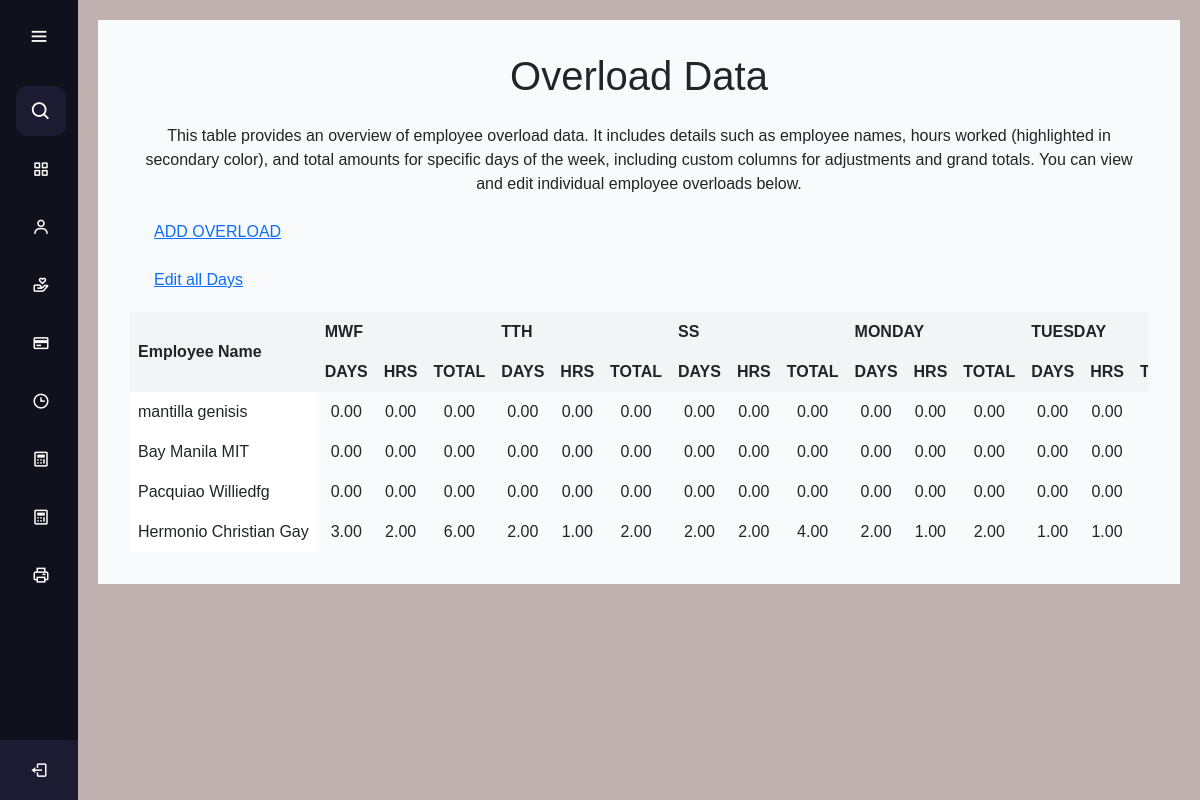
The app's page /manage_overload.php, older data.
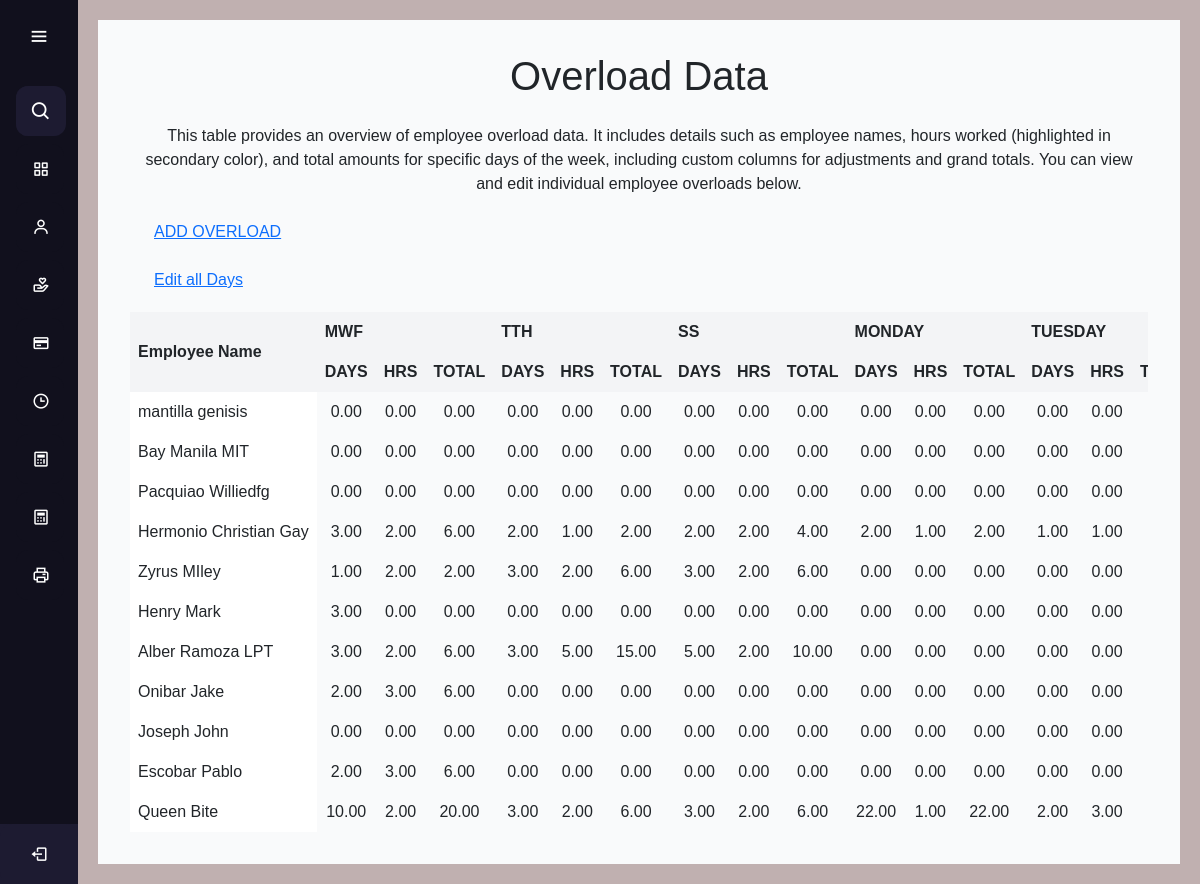
The same page, newer data.
### tables this page shows
CREATE TABLE `overload` (
  `overload_id` int(11) NOT NULL,
  `employee_id` int(11) NOT NULL,
  `mwf_days` decimal(10,0) NOT NULL,
  `mwf_hrs` decimal(10,0) NOT NULL,
  `mwf_total` decimal(10,0) NOT NULL,
  `tth_days` decimal(10,0) NOT NULL,
  `tth_hrs` decimal(10,0) NOT NULL,
  `tth_total` decimal(10,0) NOT NULL,
  `ss_days` decimal(10,0) NOT NULL,
  `ss_hrs` decimal(10,0) NOT NULL,
  `ss_total` decimal(10,0) NOT NULL,
  `monday_days` decimal(10,0) NOT NULL,
  `monday_hrs` decimal(10,0) NOT NULL,
  `monday_total` decimal(10,0) NOT NULL,
  `tuesday_days` decimal(10,0) NOT NULL,
  `tuesday_hrs` decimal(10,0) NOT NULL,
  `tuesday_total` decimal(10,0) NOT NULL,
  `wednesday_days` decimal(10,2) DEFAULT 0.00,
  `wednesday_hrs` decimal(10,2) DEFAULT 0.00,
  `wednesday_total` decimal(10,2) DEFAULT 0.00,
  `thursday_days` decimal(10,2) DEFAULT 0.00,
  `thursday_hrs` decimal(10,2) DEFAULT 0.00,
  `thursday_total` decimal(10,2) DEFAULT 0.00,
  `friday_days` decimal(10,2) DEFAULT 0.00,
  `friday_hrs` decimal(10,2) DEFAULT 0.00,
  `friday_total` decimal(10,2) DEFAULT 0.00,
  `saturday_days` decimal(10,0) NOT NULL,
  `saturday_hrs` decimal(10,0) NOT NULL,
  `saturday_total` decimal(10,0) NOT NULL,
  `sunday_days` decimal(10,0) NOT NULL,
  `sunday_hrs` decimal(10,0) NOT NULL,
  `sunday_total` decimal(10,0) NOT NULL,
  `mtth_days` decimal(10,2) DEFAULT 0.00,
  `mtth_hrs` decimal(10,2) DEFAULT 0.00,
  `mtth_total` decimal(10,2) DEFAULT 0.00,
  `mtwf_days` decimal(10,2) DEFAULT 0.00,
  `mtwf_hrs` decimal(10,2) DEFAULT 0.00,
  `mtwf_total` decimal(10,2) DEFAULT 0.00,
  `twthf_days` decimal(10,2) DEFAULT 0.00,
  `twthf_hrs` decimal(10,2) DEFAULT 0.00,
  `twthf_total` decimal(10,2) DEFAULT 0.00,
  `mw_days` decimal(10,2) DEFAULT 0.00,
  `mw_hrs` decimal(10,2) DEFAULT 0.00,
  `mw_total` decimal(10,2) DEFAULT 0.00,
  `less_lateOL` decimal(10,2) DEFAULT 0.00,
  `additional` decimal(10,2) DEFAULT 0.00,
  `adjustment_less` decimal(10,2) DEFAULT 0.00,
  `grand_total` decimal(11,2) DEFAULT 0.00
);

### manage_overload.php (the view, shortened to what the changed rows need)
<?php
$host = 'localhost';
$dbname = 'gfi_exel';
$username = 'root';
$password = '';
try {
    $pdo = new PDO("mysql:host=$host;dbname=$dbname", $username, $password);
    $pdo->setAttribute(PDO::ATTR_ERRMODE, PDO::ERRMODE_EXCEPTION);
    $query = "
        SELECT
            o.*,
            CONCAT(e.last_name, ' ', e.first_name, ' ', e.suffix_title) AS employee_name
        FROM overload o
        JOIN employees e ON o.employee_id = e.employee_id
    ";
    $stmt = $pdo->prepare($query);
    $stmt->execute();
    $overloadData = $stmt->fetchAll(PDO::FETCH_ASSOC);
} catch (PDOException $e) {
    die("Database connection failed: " . $e->getMessage());
}
?>
<!DOCTYPE html>
<html lang="en">
<head>
    <link href="css/bootstrap.min.css" rel="stylesheet">
    <link href="https://cdn.jsdelivr.net/npm/bootstrap-icons/font/bootstrap-icons.css" rel="stylesheet">
</head>
<body>
    <?php include 'aside.php'; ?>
    <main>
        <div class="content">
            <h1 class="text-3xl font-semibold text-center mb-4">Overload Data</h1>
            <div class="table-wrapper">
                <table id="crudTable" class="table-responsive" style="max-height: 500px; overflow-y: auto;">
                    <thead>
                        <tr>
                            <th rowspan="2" class="sticky gg">Employee Name</th>
                            <th colspan="3">MWF</th>
                            <th colspan="3">TTH</th>
                            <th colspan="3">SS</th>
                            <th colspan="3">MONDAY</th>
                            <th colspan="3">TUESDAY</th>
                        </tr>
                        <tr>
                            <th>DAYS</th>
                            <th>HRS</th>
                            <th>TOTAL</th>
                            <th>DAYS</th>
                            <th>HRS</th>
                            <th>TOTAL</th>
                            <th>DAYS</th>
                            <th>HRS</th>
                            <th>TOTAL</th>
                            <th>DAYS</th>
                            <th>HRS</th>
                            <th>TOTAL</th>
                            <th>DAYS</th>
                            <th>HRS</th>
                            <th>TOTAL</th>
                        </tr>
                    </thead>
                    <tbody class="text-center">
                        <?php if (!empty($overloadData)) : ?>
                            <?php foreach ($overloadData as $row) : ?>
                                <tr data-id="<?= htmlspecialchars($row['overload_id']) ?>">
                                    <td style="text-align: justify; padding: 0.5rem; white-space: nowrap;">
                                        <span style="display: inline-block;"><?= htmlspecialchars(trim(preg_replace('/\s+/', ' ', $row['employee_name']))) ?></span>
                                    </td>
                                    <td><?= htmlspecialchars(number_format($row['mwf_days'], 2)) ?></td>
                                    <td><?= htmlspecialchars(number_format($row['mwf_hrs'], 2)) ?></td>
                                    <td><?= htmlspecialchars('' . number_format($row['mwf_total'], 2)) ?></td>
                                    <td><?= htmlspecialchars(number_format($row['tth_days'], 2)) ?></td>
                                    <td><?= htmlspecialchars(number_format($row['tth_hrs'], 2)) ?></td>
                                    <td><?= htmlspecialchars('' . number_format($row['tth_total'], 2)) ?></td>
                                    <td><?= htmlspecialchars(number_format($row['ss_days'], 2)) ?></td>
                                    <td><?= htmlspecialchars(number_format($row['ss_hrs'], 2)) ?></td>
                                    <td><?= htmlspecialchars('' . number_format($row['ss_total'], 2)) ?></td>
                                    <td><?= htmlspecialchars(number_format($row['monday_days'], 2)) ?></td>
                                    <td><?= htmlspecialchars(number_format($row['monday_hrs'], 2)) ?></td>
                                    <td><?= htmlspecialchars('' . number_format($row['monday_total'], 2)) ?></td>
                                    <td><?= htmlspecialchars(number_format($row['tuesday_days'], 2)) ?></td>
                                    <td><?= htmlspecialchars(number_format($row['tuesday_hrs'], 2)) ?></td>
                                    <td><?= htmlspecialchars('' . number_format($row['tuesday_total'], 2)) ?></td>
                                </tr>
                            <?php endforeach; ?>
                        <?php else : ?>
                            <tr>
                                <td colspan="27">No data available</td>
                            </tr>
                        <?php endif; ?>
                    </tbody>
                </table>
            </div>
        </div>
    </main>
</body>
</html>

Row changes from the older to the newer data that the page shows:
added overload: employee_name "Zyrus MIley", mwf_days "1.00", mwf_hrs "2.00", mwf_total "2.00", tth_days "3.00", tth_hrs "2.00", tth_total "6.00", ss_days "3.00", ss_hrs "2.00", ss_total "6.00", monday_days "0.00", monday_hrs "0.00", monday_total "0.00", tuesday_days "0.00", tuesday_hrs "0.00"
added overload: employee_name "Henry Mark", mwf_days "3.00", mwf_hrs "0.00", mwf_total "0.00", tth_days "0.00", tth_hrs "0.00", tth_total "0.00", ss_days "0.00", ss_hrs "0.00", ss_total "0.00", monday_days "0.00", monday_hrs "0.00", monday_total "0.00", tuesday_days "0.00", tuesday_hrs "0.00"
added overload: employee_name "Alber Ramoza LPT", mwf_days "3.00", mwf_hrs "2.00", mwf_total "6.00", tth_days "3.00", tth_hrs "5.00", tth_total "15.00", ss_days "5.00", ss_hrs "2.00", ss_total "10.00", monday_days "0.00", monday_hrs "0.00", monday_total "0.00", tuesday_days "0.00", tuesday_hrs "0.00"
added overload: employee_name "Onibar Jake", mwf_days "2.00", mwf_hrs "3.00", mwf_total "6.00", tth_days "0.00", tth_hrs "0.00", tth_total "0.00", ss_days "0.00", ss_hrs "0.00", ss_total "0.00", monday_days "0.00", monday_hrs "0.00", monday_total "0.00", tuesday_days "0.00", tuesday_hrs "0.00"
added overload: employee_name "Joseph John", mwf_days "0.00", mwf_hrs "0.00", mwf_total "0.00", tth_days "0.00", tth_hrs "0.00", tth_total "0.00", ss_days "0.00", ss_hrs "0.00", ss_total "0.00", monday_days "0.00", monday_hrs "0.00", monday_total "0.00", tuesday_days "0.00", tuesday_hrs "0.00"
added overload: employee_name "Escobar Pablo", mwf_days "2.00", mwf_hrs "3.00", mwf_total "6.00", tth_days "0.00", tth_hrs "0.00", tth_total "0.00", ss_days "0.00", ss_hrs "0.00", ss_total "0.00", monday_days "0.00", monday_hrs "0.00", monday_total "0.00", tuesday_days "0.00", tuesday_hrs "0.00"
added overload: employee_name "Queen Bite", mwf_days "10.00", mwf_hrs "2.00", mwf_total "20.00", tth_days "3.00", tth_hrs "2.00", tth_total "6.00", ss_days "3.00", ss_hrs "2.00", ss_total "6.00", monday_days "22.00", monday_hrs "1.00", monday_total "22.00", tuesday_days "2.00", tuesday_hrs "3.00"
